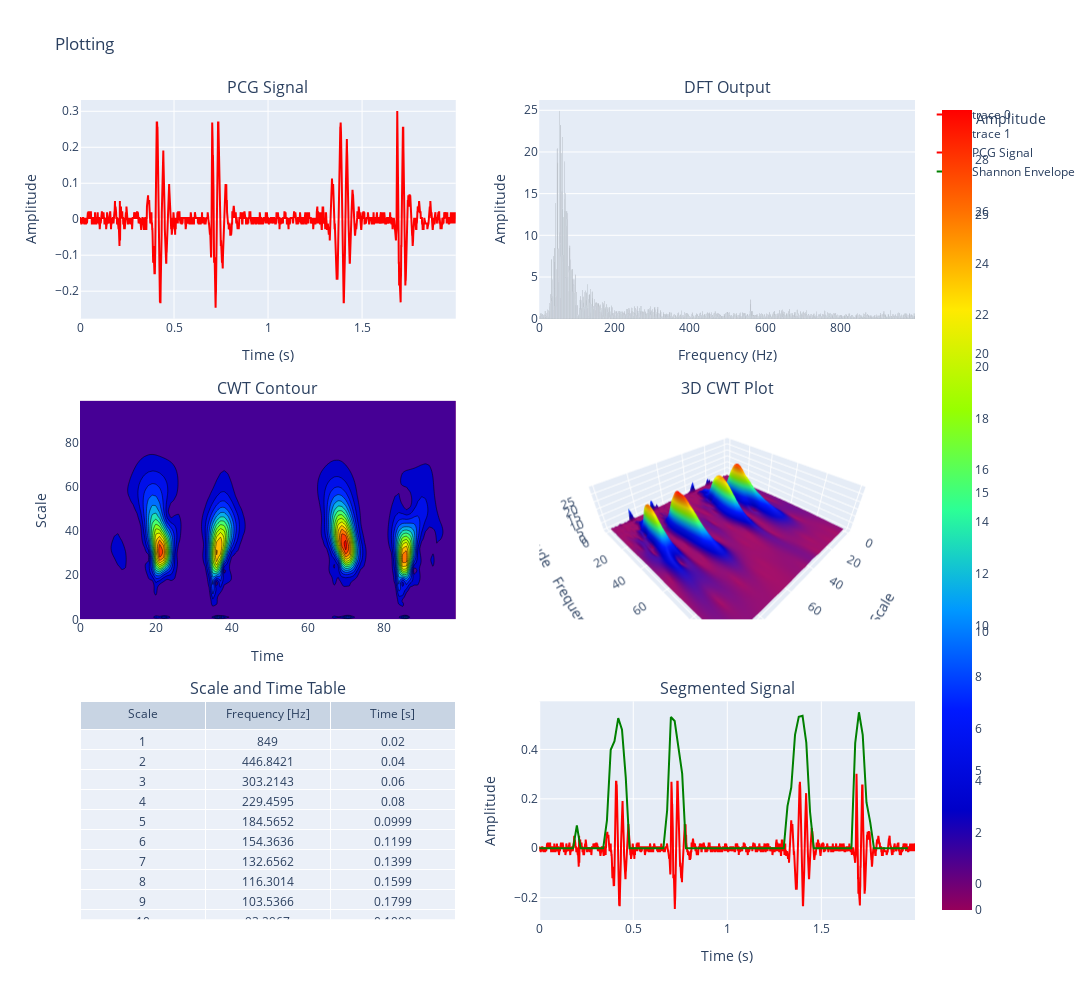

Notebook cell for this chart:
### Markdown cell above
### Subplots Combination

### Code cell
fig = make_subplots(
    rows = 3, cols = 2,
    specs=[[{"type": "scatter"}, {"type": "scatter"}],
           [{"type": "contour"}, {"type": "surface"}],
           [{"type": "table"},{"type": "scatter"}]],
    vertical_spacing=0.10,
    subplot_titles=["PCG Signal", "DFT Output", "CWT Contour", "3D CWT Plot", "Scale and Time Table", "Segmented Signal"]
)
#Input the PCG Signal for plotting
fig.add_trace(go.Scatter(x=np.arange(N)/Fs, y=pcg,marker=dict(color='red'),mode="lines"), row=1, col=1)
fig.update_xaxes(title_text="Time (s)", row=1, col=1)
fig.update_yaxes(title_text="Amplitude", row=1, col=1)
#Input the DFT Signal for plotting
fig.add_trace(go.Bar(x=np.arange(N//2), y=mag,marker=dict(color='black')), row=1, col=2)
fig.update_xaxes(title_text="Frequency (Hz)", row=1, col=2)
fig.update_yaxes(title_text="Amplitude", row=1, col=2)
#2D CWT Contour Plot
contour = go.Contour(x=np.arange(col), 
                     y=np.arange(row), 
                     z=cwt_magnitude, 
                     colorscale="Rainbow",
                     colorbar=dict(title="CWT Amplitude"))  
fig.add_trace(contour, row=2, col=1)
fig.update_xaxes(title_text="Time", row=2, col=1)
fig.update_yaxes(title_text="Scale", row=2, col=1)
#3D CWT Surface Plot
fig.add_trace(go.Surface(x=np.arange(col), 
                         y=np.arange(row), 
                         z=cwt_magnitude, 
                         colorscale="Rainbow"), row=2, col=2)
fig.update_xaxes(title_text="Time", row=2, col=2)
fig.update_yaxes(title_text="Scale", row=2, col=2)

fig.update_layout(height=1000, width=1200, title_text="Plotting")

fig.update_layout(scene = dict(
                    xaxis_title = "Time Scale",
                    yaxis_title = "Frequency Scale",
                    zaxis_title = "Amplitude"
))
# Create a separate subplot for the table
table_trace = go.Table(header=dict(values=scale_df.columns),cells=dict(values=scale_df.values.T))
fig.add_trace(table_trace, row=3, col=1)
#Segmented Signal
trace1 = go.Scatter(x=np.arange(N) / Fs, y=pcg, mode='lines',marker=dict(color='red') ,name='PCG Signal')
trace2 = go.Scatter(x=time, y=shannon_envelope, mode='lines', marker=dict(color='green'), name='Shannon Envelope')
fig.add_trace(trace1, row=3, col=2)
fig.add_trace(trace2, row=3, col=2)
fig.update_xaxes(title_text="Time (s)", row=3, col=2)
fig.update_yaxes(title_text="Amplitude", row=3, col=2)
fig.show()

### Figure 1 — Plotly figure (JSON) as saved in the notebook; plotly's stock layout.template omitted (floating-point values rounded to 4 significant figures; data arrays with more than 128 entries replaced by an {"elided": "..."} marker saying what was removed)
{"data": [{"marker": {"color": "red"}, "mode": "lines", "type": "scatter", "x": {"elided": "1999 float values"}, "xaxis": "x", "y": {"elided": "1999 float values"}, "yaxis": "y"}, {"marker": {"color": "black"}, "type": "bar", "x": {"elided": "999 int values"}, "xaxis": "x2", "y": {"elided": "1999 float values"}, "yaxis": "y2"}, {"colorbar": {"title": {"text": "CWT Amplitude"}}, "colorscale": [[0, "rgb(150,0,90)"], [0.125, "rgb(0,0,200)"], [0.25, "rgb(0,25,255)"], [0.375, "rgb(0,152,255)"], [0.5, "rgb(44,255,150)"], [0.625, "rgb(151,255,0)"], [0.75, "rgb(255,234,0)"], [0.875, "rgb(255,111,0)"], [1, "rgb(255,0,0)"]], "type": "contour", "x": [0, 1, 2, 3, 4, 5, 6, 7, 8, 9, 10, 11, 12, 13, 14, 15, 16, 17, 18, 19, 20, 21, 22, 23, 24, 25, 26, 27, 28, 29, 30, 31, 32, 33, 34, 35, 36, 37, 38, 39, 40, 41, 42, 43, 44, 45, 46, 47, 48, 49, 50, 51, 52, 53, 54, 55, 56, 57, 58, 59, 60, 61, 62, 63, 64, 65, 66, 67, 68, 69, 70, 71, 72, 73, 74, 75, 76, 77, 78, 79, 80, 81, 82, 83, 84, 85, 86, 87, 88, 89, 90, 91, 92, 93, 94, 95, 96, 97, 98, 99], "xaxis": "x3", "y": [0, 1, 2, 3, 4, 5, 6, 7, 8, 9, 10, 11, 12, 13, 14, 15, 16, 17, 18, 19, 20, 21, 22, 23, 24, 25, 26, 27, 28, 29, 30, 31, 32, 33, 34, 35, 36, 37, 38, 39, 40, 41, 42, 43, 44, 45, 46, 47, 48, 49, 50, 51, 52, 53, 54, 55, 56, 57, 58, 59, 60, 61, 62, 63, 64, 65, 66, 67, 68, 69, 70, 71, 72, 73, 74, 75, 76, 77, 78, 79, 80, 81, 82, 83, 84, 85, 86, 87, 88, 89, 90, 91, 92, 93, 94, 95, 96, 97, 98, 99], "yaxis": "y3", "z": {"elided": "100x100 float values"}}, {"colorscale": [[0, "rgb(150,0,90)"], [0.125, "rgb(0,0,200)"], [0.25, "rgb(0,25,255)"], [0.375, "rgb(0,152,255)"], [0.5, "rgb(44,255,150)"], [0.625, "rgb(151,255,0)"], [0.75, "rgb(255,234,0)"], [0.875, "rgb(255,111,0)"], [1, "rgb(255,0,0)"]], "scene": "scene", "type": "surface", "x": [0, 1, 2, 3, 4, 5, 6, 7, 8, 9, 10, 11, 12, 13, 14, 15, 16, 17, 18, 19, 20, 21, 22, 23, 24, 25, 26, 27, 28, 29, 30, 31, 32, 33, 34, 35, 36, 37, 38, 39, 40, 41, 42, 43, 44, 45, 46, 47, 48, 49, 50, 51, 52, 53, 54, 55, 56, 57, 58, 59, 60, 61, 62, 63, 64, 65, 66, 67, 68, 69, 70, 71, 72, 73, 74, 75, 76, 77, 78, 79, 80, 81, 82, 83, 84, 85, 86, 87, 88, 89, 90, 91, 92, 93, 94, 95, 96, 97, 98, 99], "y": [0, 1, 2, 3, 4, 5, 6, 7, 8, 9, 10, 11, 12, 13, 14, 15, 16, 17, 18, 19, 20, 21, 22, 23, 24, 25, 26, 27, 28, 29, 30, 31, 32, 33, 34, 35, 36, 37, 38, 39, 40, 41, 42, 43, 44, 45, 46, 47, 48, 49, 50, 51, 52, 53, 54, 55, 56, 57, 58, 59, 60, 61, 62, 63, 64, 65, 66, 67, 68, 69, 70, 71, 72, 73, 74, 75, 76, 77, 78, 79, 80, 81, 82, 83, 84, 85, 86, 87, 88, 89, 90, 91, 92, 93, 94, 95, 96, 97, 98, 99], "z": {"elided": "100x100 float values"}}, {"cells": {"values": {"elided": "3x100 float values"}}, "domain": {"x": [0, 0.45], "y": [0, 0.2667]}, "header": {"values": ["Scale", "Frequency [Hz]", "Time [s]"]}, "type": "table"}, {"marker": {"color": "red"}, "mode": "lines", "name": "PCG Signal", "type": "scatter", "x": {"elided": "1999 float values"}, "xaxis": "x4", "y": {"elided": "1999 float values"}, "yaxis": "y4"}, {"marker": {"color": "green"}, "mode": "lines", "name": "Shannon Envelope", "type": "scatter", "x": {"elided": "1999 float values"}, "xaxis": "x4", "y": [0, 0, 0, 0, 0, 0, 0, 0, 0, 0, 0.0929, 0, 0, 0, 0, 0, 0, 0, 0.1131, 0.3984, 0.4334, 0.5268, 0.4799, 0.2868, 0, 0, 0, 0, 0, 0, 0, 0, 0, 0, 0.1529, 0.5312, 0.5147, 0.4024, 0.3021, 0, 0, 0, 0, 0, 0, 0, 0, 0, 0, 0, 0, 0, 0, 0, 0, 0, 0, 0, 0, 0, 0, 0, 0, 0, 0, 0, 0.1708, 0.2458, 0.4591, 0.5323, 0.5359, 0.4274, 0.1465, 0, 0, 0, 0, 0, 0, 0, 0, 0, 0, 0, 0.4252, 0.5503, 0.4586, 0.1852, 0.1049, 0, 0, 0, 0, 0, 0, 0, 0, 0, 0], "yaxis": "y4"}], "layout": {"annotations": [{"font": {"size": 16}, "showarrow": false, "text": "PCG Signal", "x": 0.225, "xanchor": "center", "xref": "paper", "y": 1, "yanchor": "bottom", "yref": "paper"}, {"font": {"size": 16}, "showarrow": false, "text": "DFT Output", "x": 0.775, "xanchor": "center", "xref": "paper", "y": 1, "yanchor": "bottom", "yref": "paper"}, {"font": {"size": 16}, "showarrow": false, "text": "CWT Contour", "x": 0.225, "xanchor": "center", "xref": "paper", "y": 0.6333, "yanchor": "bottom", "yref": "paper"}, {"font": {"size": 16}, "showarrow": false, "text": "3D CWT Plot", "x": 0.775, "xanchor": "center", "xref": "paper", "y": 0.6333, "yanchor": "bottom", "yref": "paper"}, {"font": {"size": 16}, "showarrow": false, "text": "Scale and Time Table", "x": 0.225, "xanchor": "center", "xref": "paper", "y": 0.2667, "yanchor": "bottom", "yref": "paper"}, {"font": {"size": 16}, "showarrow": false, "text": "Segmented Signal", "x": 0.775, "xanchor": "center", "xref": "paper", "y": 0.2667, "yanchor": "bottom", "yref": "paper"}], "height": 1000, "scene": {"domain": {"x": [0.55, 1], "y": [0.3667, 0.6333]}, "xaxis": {"title": {"text": "Time Scale"}}, "yaxis": {"title": {"text": "Frequency Scale"}}, "zaxis": {"title": {"text": "Amplitude"}}}, "title": {"text": "Plotting"}, "width": 1200, "xaxis": {"anchor": "y", "domain": [0, 0.45], "title": {"text": "Time (s)"}}, "xaxis2": {"anchor": "y2", "domain": [0.55, 1], "title": {"text": "Frequency (Hz)"}}, "xaxis3": {"anchor": "y3", "domain": [0, 0.45], "title": {"text": "Time"}}, "xaxis4": {"anchor": "y4", "domain": [0.55, 1], "title": {"text": "Time (s)"}}, "yaxis": {"anchor": "x", "domain": [0.7333, 1], "title": {"text": "Amplitude"}}, "yaxis2": {"anchor": "x2", "domain": [0.7333, 1], "title": {"text": "Amplitude"}}, "yaxis3": {"anchor": "x3", "domain": [0.3667, 0.6333], "title": {"text": "Scale"}}, "yaxis4": {"anchor": "x4", "domain": [0, 0.2667], "title": {"text": "Amplitude"}}}}
